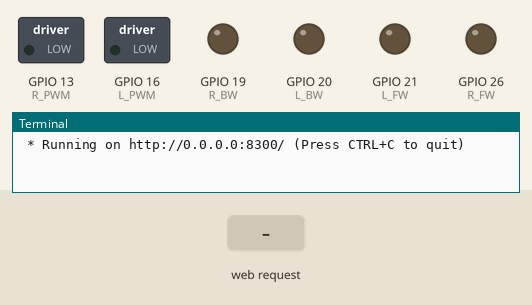
Bench run of a program on a simulated Raspberry Pi (BCM pin numbers). Parts: switched loads named in the program (green lamp = pin HIGH), output pins drawn as LEDs (lit = HIGH), the last lines printed to the terminal. The inputs (shaded band) are chosen by the test bench. The camera gives no picture and a still takes 0.5 s; the clock reads 2024-03-15 10:24:30 at power-on unless the program sets it.

Above: at 1.2 s.
1.3 s: HTTP request for /F received
At 1.8 s:
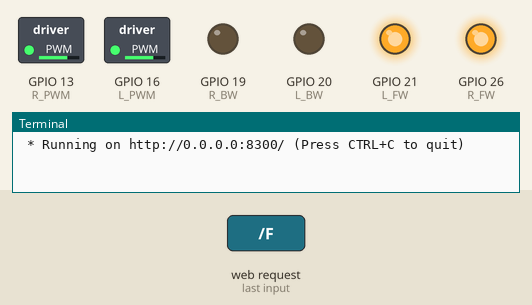
2.8 s: HTTP request for /L received
At 4.0 s:
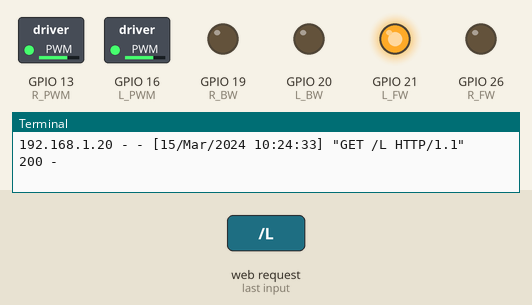
4.3 s: HTTP request for /R received
At 5.3 s:
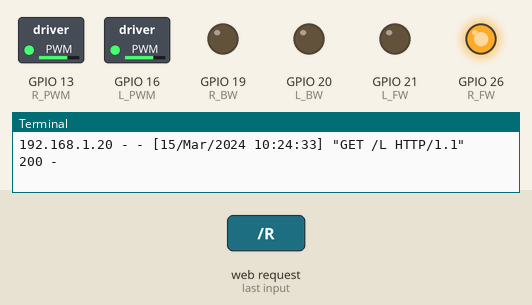
5.8 s: HTTP request for /show received
At 6.7 s:
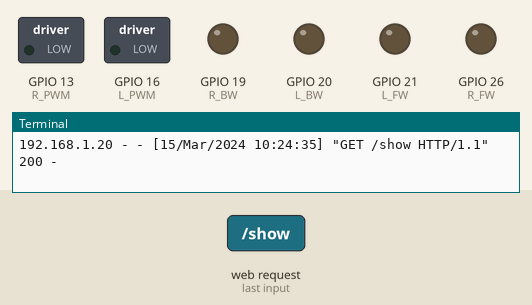
Timing chart, 0 to 8.3 s (numbered marks = the images above; inputs shaded):
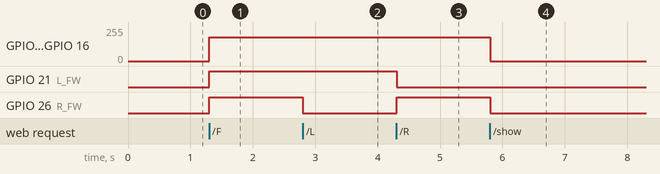

Measured:
- after the input at 1.3 s, GPIO 13 (R_PWM), GPIO 16 (L_PWM): 0/255 → 179/255 at once; GPIO 21 (L_FW), GPIO 26 (R_FW): LOW → HIGH at once
- after the input at 2.8 s, GPIO 26 (R_FW): HIGH → LOW at once
- after the input at 4.3 s, GPIO 21 (L_FW): HIGH → LOW at once; GPIO 26 (R_FW): LOW → HIGH at once
- after the input at 5.8 s, GPIO 13 (R_PWM), GPIO 16 (L_PWM): 179/255 → 0/255 at once; GPIO 26 (R_FW): HIGH → LOW at once

The program:

RemoteCarControl.py
```python
# Remote Car Control with Video Streaming by Flask web service
#Import GPIO, time library
from flask import Flask, render_template, request, Response
import RPi.GPIO as GPIO
import time
import io
import threading
import picamera

class Camera:
    thread = None  # background thread that reads frames from camera
    frame = None  # current frame is stored here by background thread
    start_time = 0  # time of last client access to the camera

    def getStreaming(self):
        Camera.start_time = time.time()
        #self.initialize()
        if Camera.thread is None:
            # start background frame thread
            Camera.thread = threading.Thread(target=self.streaming)
            Camera.thread.start()

            # wait until frames start to be available
            while self.frame is None:
                time.sleep(0)
        return self.frame

    @classmethod
    def streaming(c):
        with picamera.PiCamera() as camera:
            # camera setup
            camera.resolution = (320, 240)
            camera.hflip = True
            camera.vflip = True

            # let camera warm up
            camera.start_preview()
            time.sleep(2)

            stream = io.BytesIO()
            for f in camera.capture_continuous(stream, 'jpeg', use_video_port=True):
                # store frame
                stream.seek(0)
                c.frame = stream.read()

                # reset stream for next frame
                stream.seek(0)
                stream.truncate()

                # if there hasn't been any clients asking for frames in
                # the last 10 seconds stop the thread
                if time.time() - c.start_time > 10:
                    break
        c.thread = None

app = Flask(__name__)

GPIO.setmode(GPIO.BCM)
GPIO.setwarnings(False)

DIGIT_L = 23 #sensor pin number
DIGIT_R = 24

R_FW = 26  #mortor pin number
R_BW = 19
R_PWM = 13
L_FW = 21
L_BW = 20
L_PWM = 16

GPIO.setup(DIGIT_L,GPIO.IN)
GPIO.setup(DIGIT_R,GPIO.IN)

GPIO.setup(R_FW, GPIO.OUT)
GPIO.setup(R_BW, GPIO.OUT)
GPIO.setup(R_PWM, GPIO.OUT)
GPIO.output(R_PWM, 0)
R_MOTOR = GPIO.PWM(R_PWM, 100)
R_MOTOR.start(0)
R_MOTOR.ChangeDutyCycle(0)

GPIO.setup(L_FW, GPIO.OUT)
GPIO.setup(L_BW, GPIO.OUT)
GPIO.setup(L_PWM, GPIO.OUT)
GPIO.output(L_PWM, 0)
L_MOTOR = GPIO.PWM(L_PWM, 100)
L_MOTOR.start(0)
L_MOTOR.ChangeDutyCycle(0)

def RMotor(forward, backward, pwm):
    GPIO.output(R_FW, forward)
    GPIO.output(R_BW, backward)
    R_MOTOR.ChangeDutyCycle(pwm)

def LMotor(forward, backward, pwm):
    GPIO.output(L_FW, forward)
    GPIO.output(L_BW, backward)
    L_MOTOR.ChangeDutyCycle(pwm)

# When use below function rc car doesn't work normally. Why?
# def Fmove(power):
#     RMotor(1,0,power)
#     LMotor(1,0,power)
#     time.sleep(2)
# def Rmove(power):
#     RMotor(1,0,power)
#     LMotor(0,0,power)
#     time.sleep(1)
# def Lmove(power):
#     RMotor(0,0,power)
#     LMotor(1,0,power)
#     time.sleep(1)
# def Smove():
#     RMotor(0,0,0)
#     LMotor(0,0,0)

@app.route("/")
def hello():
    return "Hello Pyrhon IoT Projects!"

@app.route("/<command>")
def action(command):
    power = 70
    if command == "F":
        RMotor(1,0,power)
        LMotor(1,0,power)
        time.sleep(1)
        message = "Moving Foward"
    elif command == "L":
        RMotor(0,0,power)
        LMotor(1,0,power)
        time.sleep(1)
        message = "Turn Left"
    elif command == "R":
        RMotor(1,0,power)
        LMotor(0,0,power)
        time.sleep(1)
        message = "Turn Right"
    else:
        RMotor(0,0,0)
        LMotor(0,0,0)
        message = "Unknown Command [" + command + "] "

    return render_template('video.html', message = message)


def show(camera):
    """Video streaming generator function."""
    while True:
        frame = camera.getStreaming()
        yield (b'--frame\r\n'
               b'Content-Type: image/jpeg\r\n\r\n' + frame + b'\r\n')


@app.route('/show')
def showVideo():
    """Video streaming route. Put this in the src attribute of an img tag."""
    return Response(show(Camera()),
                    mimetype='multipart/x-mixed-replace; boundary=frame')

if __name__ == "__main__":
    try:
        app.run(host='0.0.0.0', port=8300, debug=True, threaded=True)
    except KeyboardInterrupt:
        print ("Terminate program by Keyboard Interrupt")
        GPIO.cleanup()
```
